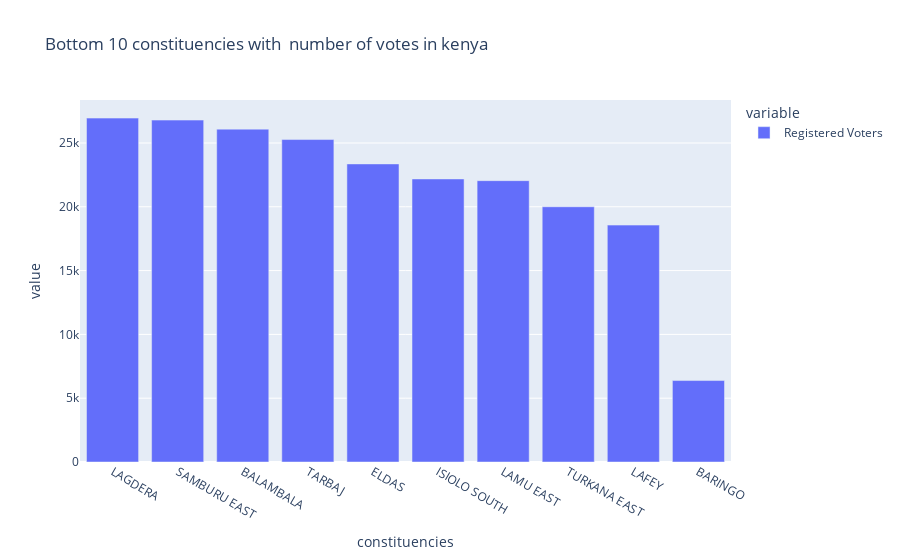

Source (notebook cell):
### Code cell
fig=px.bar(data_frame=botinkenya,
           #color=botinkenya,
           title="Bottom 10 constituencies with  number of votes in kenya")
fig.update_layout(xaxis_title="constituencies")

### Figure 1 — Plotly figure (JSON) as saved in the notebook; plotly's stock layout.template omitted (floating-point values rounded to 4 significant figures)
{"data": [{"alignmentgroup": "True", "hovertemplate": "variable=Registered Voters<br>Const.=%{x}<br>value=%{y}<extra></extra>", "legendgroup": "Registered Voters", "marker": {"color": "#636efa", "pattern": {"shape": ""}}, "name": "Registered Voters", "offsetgroup": "Registered Voters", "orientation": "v", "showlegend": true, "textposition": "auto", "type": "bar", "x": ["LAGDERA", "SAMBURU EAST", "BALAMBALA", "TARBAJ", "ELDAS", "ISIOLO SOUTH", "LAMU EAST", "TURKANA EAST", "LAFEY", "BARINGO"], "xaxis": "x", "y": [26949, 26794, 26085, 25267, 23359, 22181, 22047, 20000, 18564, 6383], "yaxis": "y"}], "layout": {"barmode": "relative", "legend": {"title": {"text": "variable"}, "tracegroupgap": 0}, "title": {"text": "Bottom 10 constituencies with  number of votes in kenya"}, "xaxis": {"anchor": "y", "domain": [0, 1], "title": {"text": "constituencies"}}, "yaxis": {"anchor": "x", "domain": [0, 1], "title": {"text": "value"}}}}
